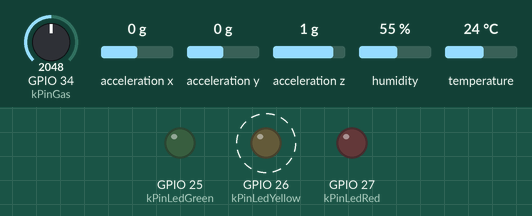
Recording of a program running on a simulated ESP32. Shown: output pins drawn as LEDs (lit = HIGH). Wiring (from diagram.json): MPU-6050 motion sensor at I2C address 0x68. Dashed ring = blinking. The inputs (shaded band) are chosen by the test bench; at power-on: GPIO 34 (kPinGas) = 2048, acceleration x 0 g, acceleration y 0 g, acceleration z 1 g, humidity 55 %, temperature 24 °C (analog values on the 0–4095 scale). WiFi joins after 1.5 s; servers stay silent unless stated; EEPROM starts erased; no MQTT or app messages arrive unless stated; what the program prints to the serial monitor is not drawn.

Above: at 1.4 s.
1.5 s: GPIO 34 (kPinGas) set to 1856
4.5 s: GPIO 34 (kPinGas) set to 1772
At 4.7 s:
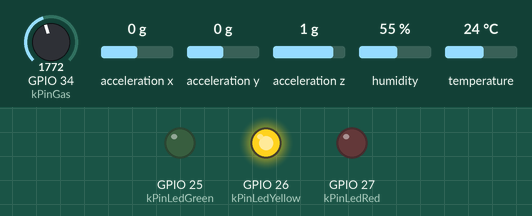
At 5.9 s:
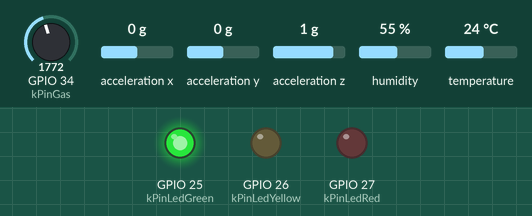
6.3 s: acceleration x set to 1.1 g
At 9.35 s:
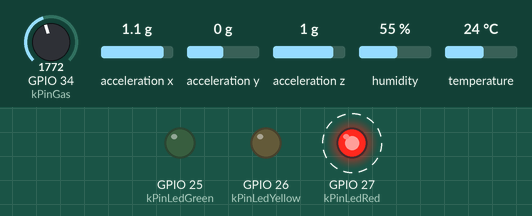
Timing chart, 0 to 19.3 s (numbered marks = the images above; inputs shaded):
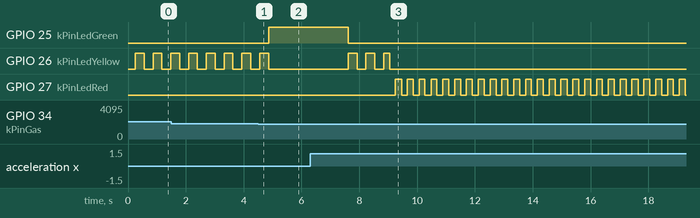

Measured:
- the behaviour switches between 1800 and 1799 on GPIO 34 (kPinGas) (found by bisection; images 0 and 1)
- after the input at 4.5 s, GPIO 25 (kPinLedGreen): LOW → HIGH after 0.36 s; GPIO 26 (kPinLedYellow): goes on until 4.9 s, then stays LOW
- after the input at 6.3 s, GPIO 25 (kPinLedGreen): HIGH → LOW after 1.3 s; GPIO 26 (kPinLedYellow): goes HIGH 0.31 s, LOW 0.30 s, HIGH 0.31 s, LOW 0.30 s, HIGH 0.21 s, then LOW, starting after 1.3 s; GPIO 27 (kPinLedRed): alternates HIGH for 0.20 s and LOW for 0.20 s, starting after 3.0 s
- by itself, GPIO 26 (kPinLedYellow): alternates HIGH for 0.31 s and LOW for 0.31 s

The program:

main.cpp
```cpp
#include <Arduino.h>
#include <DHTesp.h>

#include <math.h>
#include <stdio.h>
#include <string.h>

#include "alarm_logic.hpp"
#include "anomaly_detector.hpp"
#include "board_i2c.hpp"
#include "config_persistence.hpp"
#include "console_parser.hpp"
#include "mqtt_telemetry.hpp"
#include "mpu6050_driver.hpp"
#include "node_types.hpp"

namespace {

constexpr int kPinDht = 15;
constexpr int kPinGas = 34;
constexpr int kPinI2cSda = 21;
constexpr int kPinI2cScl = 22;
constexpr int kPinLedGreen = 25;
constexpr int kPinLedYellow = 26;
constexpr int kPinLedRed = 27;

constexpr uint32_t kSensorPeriodMs = 500;
constexpr uint32_t kSupervisorPeriodMs = 1000;
constexpr uint32_t kTaskTimeoutMs = 2500;
constexpr size_t kConsoleBufferLength = 96;

enum class TaskId : uint8_t {
  Sensor = 0,
  Processing,
  Control,
  Console,
  Supervisor,
  Telemetry,
  Count,
};

struct SharedRuntime {
  ProcessedSample latest_sample{};
  AlarmDecision latest_decision{};
  ThresholdConfig config{};
  bool supervisor_fault = false;
  char supervisor_reason[64] = "none";
};

QueueHandle_t g_sensor_queue = nullptr;
QueueHandle_t g_processed_queue = nullptr;
DHTesp g_dht;
Mpu6050Driver g_mpu(board_i2c_bus());
MqttTelemetry g_mqtt;
portMUX_TYPE g_lock = portMUX_INITIALIZER_UNLOCKED;
volatile uint32_t g_heartbeat_ms[static_cast<size_t>(TaskId::Count)] = {};
volatile bool g_manual_reset_requested = false;
SharedRuntime g_runtime{};

const char* state_name(NodeState state) {
  switch (state) {
    case NodeState::Normal:
      return "NORMAL";
    case NodeState::Warning:
      return "WARNING";
    case NodeState::Alarm:
      return "ALARM";
    case NodeState::Fault:
      return "FAULT";
    default:
      return "UNKNOWN";
  }
}

void update_heartbeat(TaskId id) {
  g_heartbeat_ms[static_cast<size_t>(id)] = millis();
}

void set_leds(bool green, bool yellow, bool red) {
  digitalWrite(kPinLedGreen, green ? HIGH : LOW);
  digitalWrite(kPinLedYellow, yellow ? HIGH : LOW);
  digitalWrite(kPinLedRed, red ? HIGH : LOW);
}

void render_state_leds(NodeState state, bool phase) {
  switch (state) {
    case NodeState::Normal:
      set_leds(true, false, false);
      break;
    case NodeState::Warning:
      set_leds(false, phase, false);
      break;
    case NodeState::Alarm:
      set_leds(false, false, phase);
      break;
    case NodeState::Fault:
      set_leds(false, phase, !phase);
      break;
  }
}

SharedRuntime snapshot_runtime() {
  SharedRuntime copy{};
  portENTER_CRITICAL(&g_lock);
  copy = g_runtime;
  portEXIT_CRITICAL(&g_lock);
  return copy;
}

void store_runtime(const ProcessedSample& sample, const AlarmDecision& decision,
                   bool supervisor_fault, const char* reason,
                   const ThresholdConfig& config) {
  portENTER_CRITICAL(&g_lock);
  g_runtime.latest_sample = sample;
  g_runtime.latest_decision = decision;
  g_runtime.supervisor_fault = supervisor_fault;
  g_runtime.config = config;
  strncpy(g_runtime.supervisor_reason, reason, sizeof(g_runtime.supervisor_reason) - 1);
  g_runtime.supervisor_reason[sizeof(g_runtime.supervisor_reason) - 1] = '\0';
  portEXIT_CRITICAL(&g_lock);
}

void save_config(const ThresholdConfig& cfg, bool persist_to_flash = true) {
  portENTER_CRITICAL(&g_lock);
  g_runtime.config = cfg;
  portEXIT_CRITICAL(&g_lock);

  if (persist_to_flash && !save_config_to_flash(cfg)) {
    Serial.println("warning: failed to persist config to flash");
  }
}

void request_manual_reset() {
  g_manual_reset_requested = true;
}

bool consume_manual_reset_request() {
  if (!g_manual_reset_requested) {
    return false;
  }
  g_manual_reset_requested = false;
  return true;
}

void print_help() {
  Serial.println("commands:");
  Serial.println("  help");
  Serial.println("  status");
  Serial.println("  thresholds");
  Serial.println("  reset_alarm");
  Serial.println("  set temp_warn <value>");
  Serial.println("  set temp_alarm <value>");
  Serial.println("  set hum_warn <value>");
  Serial.println("  set hum_alarm <value>");
  Serial.println("  set vib_warn <value>");
  Serial.println("  set vib_alarm <value>");
  Serial.println("  set gas_warn <value>");
  Serial.println("  set gas_alarm <value>");
  Serial.println("  set safe_ms <value>");
}

void print_thresholds(const ThresholdConfig& cfg) {
  Serial.printf("thresholds: temp_warn=%.2f temp_alarm=%.2f hum_warn=%.2f hum_alarm=%.2f vib_warn=%.3f vib_alarm=%.3f gas_warn=%d gas_alarm=%d safe_ms=%lu\n",
                cfg.temperature_warning_c, cfg.temperature_alarm_c,
                cfg.humidity_warning_pct, cfg.humidity_alarm_pct,
                cfg.vibration_warning_g, cfg.vibration_alarm_g, cfg.gas_warning_raw,
                cfg.gas_alarm_raw, static_cast<unsigned long>(cfg.alarm_clear_hold_ms));
}

bool apply_threshold_update(ThresholdConfig& cfg, ThresholdField field, float value) {
  switch (field) {
    case ThresholdField::TempWarn:
      cfg.temperature_warning_c = value;
      return cfg.temperature_warning_c < cfg.temperature_alarm_c;
    case ThresholdField::TempAlarm:
      cfg.temperature_alarm_c = value;
      return cfg.temperature_warning_c < cfg.temperature_alarm_c;
    case ThresholdField::HumWarn:
      cfg.humidity_warning_pct = value;
      return cfg.humidity_warning_pct < cfg.humidity_alarm_pct;
    case ThresholdField::HumAlarm:
      cfg.humidity_alarm_pct = value;
      return cfg.humidity_warning_pct < cfg.humidity_alarm_pct;
    case ThresholdField::VibWarn:
      cfg.vibration_warning_g = value;
      return cfg.vibration_warning_g < cfg.vibration_alarm_g;
    case ThresholdField::VibAlarm:
      cfg.vibration_alarm_g = value;
      return cfg.vibration_warning_g < cfg.vibration_alarm_g;
    case ThresholdField::GasWarn:
      cfg.gas_warning_raw = static_cast<int>(value);
      return cfg.gas_warning_raw < cfg.gas_alarm_raw;
    case ThresholdField::GasAlarm:
      cfg.gas_alarm_raw = static_cast<int>(value);
      return cfg.gas_warning_raw < cfg.gas_alarm_raw;
    case ThresholdField::SafeHoldMs:
      cfg.alarm_clear_hold_ms = static_cast<uint32_t>(value);
      return true;
    case ThresholdField::Unknown:
    default:
      return false;
  }
}

void handle_console_command(const ParsedCommand& cmd) {
  SharedRuntime runtime = snapshot_runtime();

  if (!cmd.ok) {
    Serial.printf("error: %s\n", cmd.error ? cmd.error : "invalid command");
    return;
  }

  switch (cmd.type) {
    case CommandType::Help:
      print_help();
      break;
    case CommandType::Status:
      Serial.printf("status: state=%s latched=%d safe_to_reset=%d safe_elapsed_ms=%lu fault=%d reason=%s mqtt=%d sample=%lu temp=%.2f hum=%.2f vib=%.3f gas=%d anomaly_score=%.2f anomaly=%d anomaly_src=%s\n",
                    state_name(runtime.latest_decision.state),
                    runtime.latest_decision.latched_alarm ? 1 : 0,
                    runtime.latest_decision.safe_to_reset ? 1 : 0,
                    static_cast<unsigned long>(runtime.latest_decision.safe_hold_elapsed_ms),
                    runtime.supervisor_fault ? 1 : 0,
                    runtime.supervisor_reason,
                    g_mqtt.connected() ? 1 : 0,
                    static_cast<unsigned long>(runtime.latest_sample.sample_id),
                    runtime.latest_sample.temperature_avg_c,
                    runtime.latest_sample.humidity_avg_pct,
                    runtime.latest_sample.vibration_avg_g,
                    runtime.latest_sample.gas_raw,
                    runtime.latest_sample.anomaly_score,
                    runtime.latest_sample.anomaly_detected ? 1 : 0,
                    anomaly_source_name(runtime.latest_sample.anomaly_source));
      break;
    case CommandType::Thresholds:
      print_thresholds(runtime.config);
      break;
    case CommandType::ResetAlarm:
      request_manual_reset();
      Serial.println("manual reset requested");
      break;
    case CommandType::SetThreshold: {
      ThresholdConfig cfg = runtime.config;
      if (!apply_threshold_update(cfg, cmd.field, cmd.value)) {
        Serial.println("error: invalid threshold update");
        break;
      }
      save_config(cfg);
      Serial.printf("updated %s to %.2f\n", threshold_field_name(cmd.field), cmd.value);
      print_thresholds(cfg);
      break;
    }
    case CommandType::Invalid:
    default:
      Serial.println("error: unsupported command");
      break;
  }
}

void sensor_task(void*) {
  uint32_t sample_id = 0;

  while (true) {
    update_heartbeat(TaskId::Sensor);
    const uint32_t now = millis();

    TempAndHumidity th = g_dht.getTempAndHumidity();
    if (isnan(th.temperature) || isnan(th.humidity)) {
      Serial.println("sensor: dht read failed");
      vTaskDelay(pdMS_TO_TICKS(kSensorPeriodMs));
      continue;
    }

    SensorSample sample{};
    sample.temperature_c = th.temperature;
    sample.humidity_pct = th.humidity;

    Mpu6050Reading motion{};
    if (g_mpu.read_acceleration(motion)) {
      sample.vibration_g = motion.vibration_magnitude_g;
    } else {
      sample.vibration_g = 0.0f;
      static uint32_t last_mpu_error_ms = 0;
      if ((now - last_mpu_error_ms) >= 2000) {
        Serial.println("sensor: mpu6050 read failed");
        last_mpu_error_ms = now;
      }
    }

    sample.gas_raw = analogRead(kPinGas);
    sample.sample_id = sample_id++;
    sample.timestamp_ms = now;

    if (xQueueSend(g_sensor_queue, &sample, pdMS_TO_TICKS(50)) != pdPASS) {
      Serial.println("sensor: queue full, dropping sample");
    }

    vTaskDelay(pdMS_TO_TICKS(kSensorPeriodMs));
  }
}

void processing_task(void*) {
  RollingAverage temp_avg(8);
  RollingAverage hum_avg(8);
  RollingAverage vib_avg(8);
  AnomalyDetector anomaly_detector;

  while (true) {
    SensorSample sample{};
    if (xQueueReceive(g_sensor_queue, &sample, portMAX_DELAY) == pdPASS) {
      update_heartbeat(TaskId::Processing);

      ProcessedSample processed{};
      processed.temperature_avg_c = temp_avg.add(sample.temperature_c);
      processed.humidity_avg_pct = hum_avg.add(sample.humidity_pct);
      processed.vibration_avg_g = vib_avg.add(sample.vibration_g);
      processed.gas_raw = sample.gas_raw;
      const AnomalyResult anomaly = anomaly_detector.evaluate(processed);
      processed.anomaly_score = anomaly.score;
      processed.anomaly_detected = anomaly.detected;
      processed.anomaly_source = anomaly.source;
      processed.sample_id = sample.sample_id;
      processed.timestamp_ms = sample.timestamp_ms;

      if (xQueueSend(g_processed_queue, &processed, pdMS_TO_TICKS(50)) != pdPASS) {
        Serial.println("processing: queue full, dropping processed sample");
      }
    }
  }
}

void control_task(void*) {
  AlarmEvaluator evaluator;
  bool phase = false;
  uint32_t last_led_update_ms = 0;
  AlarmDecision last_decision{};

  while (true) {
    update_heartbeat(TaskId::Control);

    ProcessedSample processed{};
    if (xQueueReceive(g_processed_queue, &processed, pdMS_TO_TICKS(100)) == pdPASS) {
      const SharedRuntime runtime = snapshot_runtime();

      evaluator.set_config(runtime.config);
      last_decision = evaluator.evaluate(processed, runtime.supervisor_fault, millis());

      if (consume_manual_reset_request()) {
        if (evaluator.manual_reset_if_safe(last_decision.safe_to_reset)) {
          last_decision = evaluator.evaluate(processed, runtime.supervisor_fault, millis());
          Serial.println("control: alarm latch cleared");
        } else {
          Serial.println("control: reset rejected, system not safe");
        }
      }

      store_runtime(processed, last_decision, runtime.supervisor_fault,
                    runtime.supervisor_reason, runtime.config);

      Serial.printf(
          "{\"sample\":%lu,\"temp_avg\":%.2f,\"hum_avg\":%.2f,\"vib_avg\":%.3f,\"gas\":%d,\"state\":\"%s\",\"latched\":%d,\"safe_ms\":%lu,\"anomaly_score\":%.2f,\"anomaly\":%d,\"anomaly_src\":\"%s\"}\n",
          static_cast<unsigned long>(processed.sample_id), processed.temperature_avg_c,
          processed.humidity_avg_pct, processed.vibration_avg_g, processed.gas_raw,
          state_name(last_decision.state), last_decision.latched_alarm ? 1 : 0,
          static_cast<unsigned long>(last_decision.safe_hold_elapsed_ms),
          processed.anomaly_score, processed.anomaly_detected ? 1 : 0,
          anomaly_source_name(processed.anomaly_source));
    }

    const uint32_t now = millis();
    uint32_t period = 200;
    switch (last_decision.state) {
      case NodeState::Normal:
        period = 250;
        break;
      case NodeState::Warning:
        period = 250;
        break;
      case NodeState::Alarm:
        period = 120;
        break;
      case NodeState::Fault:
        period = 150;
        break;
    }

    if ((now - last_led_update_ms) >= period) {
      phase = !phase;
      render_state_leds(last_decision.state, phase);
      last_led_update_ms = now;
    }
  }
}

void console_task(void*) {
  char line[kConsoleBufferLength];
  size_t len = 0;
  memset(line, 0, sizeof(line));

  while (true) {
    update_heartbeat(TaskId::Console);

    while (Serial.available() > 0) {
      const char c = static_cast<char>(Serial.read());

      if (c == '\r') {
        continue;
      }

      if (c == '\n') {
        line[len] = '\0';
        ParsedCommand cmd = parse_command(line);
        handle_console_command(cmd);
        len = 0;
        memset(line, 0, sizeof(line));
        continue;
      }

      if (len < (sizeof(line) - 1)) {
        line[len++] = c;
      } else {
        Serial.println("error: command too long");
        len = 0;
        memset(line, 0, sizeof(line));
      }
    }

    vTaskDelay(pdMS_TO_TICKS(20));
  }
}

void supervisor_task(void*) {
  while (true) {
    bool fault = false;
    char reason[64] = "none";
    const uint32_t now = millis();

    for (size_t i = 0; i < static_cast<size_t>(TaskId::Count); ++i) {
      const uint32_t age = now - g_heartbeat_ms[i];
      if (g_heartbeat_ms[i] != 0 && age > kTaskTimeoutMs) {
        fault = true;
        snprintf(reason, sizeof(reason), "task_%u_stalled", static_cast<unsigned>(i));
        break;
      }
    }

    SharedRuntime runtime = snapshot_runtime();
    store_runtime(runtime.latest_sample, runtime.latest_decision, fault, reason, runtime.config);
    update_heartbeat(TaskId::Supervisor);

    vTaskDelay(pdMS_TO_TICKS(kSupervisorPeriodMs));
  }
}

void telemetry_task(void*) {
  uint32_t last_publish_ms = 0;
  uint32_t last_sample_id = UINT32_MAX;

  while (true) {
    update_heartbeat(TaskId::Telemetry);
    g_mqtt.loop();

    const SharedRuntime runtime = snapshot_runtime();
    const uint32_t now = millis();

    if ((now - last_publish_ms) >= 2000 &&
        runtime.latest_sample.sample_id != last_sample_id) {
      if (g_mqtt.publish_snapshot(runtime.latest_sample, runtime.latest_decision,
                                  runtime.supervisor_fault, runtime.supervisor_reason)) {
        last_publish_ms = now;
        last_sample_id = runtime.latest_sample.sample_id;
      }
    }

    vTaskDelay(pdMS_TO_TICKS(100));
  }
}

}  // namespace

void setup() {
  Serial.begin(115200);
  delay(200);

  pinMode(kPinLedGreen, OUTPUT);
  pinMode(kPinLedYellow, OUTPUT);
  pinMode(kPinLedRed, OUTPUT);
  set_leds(false, false, false);

  analogReadResolution(12);
  board_i2c_init(kPinI2cSda, kPinI2cScl);
  g_dht.setup(kPinDht, DHTesp::DHT22);
  g_mqtt.begin();
  if (!g_mpu.initialize()) {
    Serial.println("warning: mpu6050 init failed, vibration will stay at 0");
  }

  g_sensor_queue = xQueueCreate(8, sizeof(SensorSample));
  g_processed_queue = xQueueCreate(8, sizeof(ProcessedSample));

  if (g_sensor_queue == nullptr || g_processed_queue == nullptr) {
    Serial.println("fatal: queue creation failed");
    while (true) {
      set_leds(false, false, true);
      delay(100);
      set_leds(false, false, false);
      delay(100);
    }
  }

  ThresholdConfig boot_cfg{};
  if (load_config_from_flash(boot_cfg)) {
    save_config(boot_cfg, false);
    Serial.println("config: loaded thresholds from flash");
  } else {
    save_config(boot_cfg, true);
    Serial.println("config: using default thresholds");
  }

  print_help();
  Serial.println("industrial edge node started");

  xTaskCreatePinnedToCore(sensor_task, "sensor", 4096, nullptr, 2, nullptr, 1);
  xTaskCreatePinnedToCore(processing_task, "processing", 4096, nullptr, 2, nullptr, 1);
  xTaskCreatePinnedToCore(control_task, "control", 4096, nullptr, 1, nullptr, 1);
  xTaskCreatePinnedToCore(console_task, "console", 4096, nullptr, 1, nullptr, 1);
  xTaskCreatePinnedToCore(supervisor_task, "supervisor", 4096, nullptr, 1, nullptr, 1);
  xTaskCreatePinnedToCore(telemetry_task, "telemetry", 4096, nullptr, 1, nullptr, 1);
}

void loop() {
  vTaskDelay(pdMS_TO_TICKS(1000));
}
```

alarm_logic.hpp
```cpp
#pragma once

#include <stddef.h>

#include "node_types.hpp"

class AlarmEvaluator {
 public:
  AlarmEvaluator();

  void set_config(const ThresholdConfig& config);
  const ThresholdConfig& config() const;

  AlarmDecision evaluate(const ProcessedSample& sample, bool fault_active, uint32_t now_ms);
  bool manual_reset_if_safe(bool currently_safe);
  void force_fault(bool active);

 private:
  enum class Severity {
    Normal = 0,
    Warning,
    Alarm,
  };

  Severity classify(const ProcessedSample& sample) const;

  ThresholdConfig config_{};
  bool latched_alarm_ = false;
  bool fault_active_ = false;
  uint32_t safe_window_start_ms_ = 0;
  bool safe_window_active_ = false;
};

class RollingAverage {
 public:
  explicit RollingAverage(size_t capacity);

  float add(float value);
  float current() const;
  size_t size() const;

 private:
  static constexpr size_t kMaxCapacity = 16;

  float values_[kMaxCapacity]{};
  size_t capacity_ = 0;
  size_t count_ = 0;
  size_t index_ = 0;
  float sum_ = 0.0f;
};
```

board_i2c.hpp
```cpp
#pragma once

#include "i2c_bus.hpp"

void board_i2c_init(int sda_pin, int scl_pin);
II2cBus& board_i2c_bus();
```

i2c_bus.hpp
```cpp
#pragma once

#include <stddef.h>
#include <stdint.h>

class II2cBus {
 public:
  virtual ~II2cBus() = default;

  virtual bool write_register(uint8_t device_address, uint8_t reg, uint8_t value) = 0;
  virtual bool read_registers(uint8_t device_address, uint8_t start_reg, uint8_t* data,
                              size_t len) = 0;
};
```

Source omitted: anomaly_detector.hpp (773 bytes), console_parser.hpp (624 bytes), mqtt_telemetry.hpp (789 bytes), node_types.hpp (1232 bytes), telemetry_utils.hpp (504 bytes), alarm_logic.cpp (3313 bytes), anomaly_detector.cpp (2666 bytes), console_parser.cpp (3730 bytes), i2c_bus_arduino.cpp (1168 bytes), mqtt_telemetry.cpp (4341 bytes), telemetry_utils.cpp (1907 bytes), config_persistence.hpp (148 bytes) and 3 more
